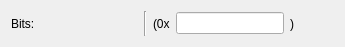
<?xml version="1.0" encoding="UTF-8"?>
<ui version="4.0">
 <class>BitmaskValueFieldWidget</class>
 <widget class="QWidget" name="BitmaskValueFieldWidget">
  <property name="geometry">
   <rect>
    <x>0</x>
    <y>0</y>
    <width>345</width>
    <height>47</height>
   </rect>
  </property>
  <property name="windowTitle">
   <string>Bitmask Value Field</string>
  </property>
  <layout class="QHBoxLayout" name="horizontalLayout_3">
   <item>
    <layout class="QHBoxLayout" name="horizontalLayout">
     <item>
      <layout class="QVBoxLayout" name="verticalLayout_2">
       <item>
        <widget class="QLabel" name="m_nameLabel">
         <property name="text">
          <string>Bits:</string>
         </property>
        </widget>
       </item>
       <item>
        <layout class="QVBoxLayout" name="m_checkboxesLayout"/>
       </item>
      </layout>
     </item>
     <item>
      <spacer name="horizontalSpacer">
       <property name="orientation">
        <enum>Qt::Horizontal</enum>
       </property>
       <property name="sizeHint" stdset="0">
        <size>
         <width>40</width>
         <height>20</height>
        </size>
       </property>
      </spacer>
     </item>
    </layout>
   </item>
   <item>
    <widget class="Line" name="line">
     <property name="orientation">
      <enum>Qt::Vertical</enum>
     </property>
    </widget>
   </item>
   <item>
    <layout class="QHBoxLayout" name="horizontalLayout_2">
     <item>
      <widget class="QLabel" name="m_serFrontLabel">
       <property name="text">
        <string>(0x</string>
       </property>
      </widget>
     </item>
     <item>
      <widget class="QLineEdit" name="m_serValueLineEdit"/>
     </item>
     <item>
      <widget class="QLabel" name="m_serBackLabel">
       <property name="text">
        <string>)</string>
       </property>
      </widget>
     </item>
     <item>
      <spacer name="horizontalSpacer_2">
       <property name="orientation">
        <enum>Qt::Horizontal</enum>
       </property>
       <property name="sizeHint" stdset="0">
        <size>
         <width>40</width>
         <height>20</height>
        </size>
       </property>
      </spacer>
     </item>
    </layout>
   </item>
  </layout>
 </widget>
 <resources/>
 <connections/>
</ui>
